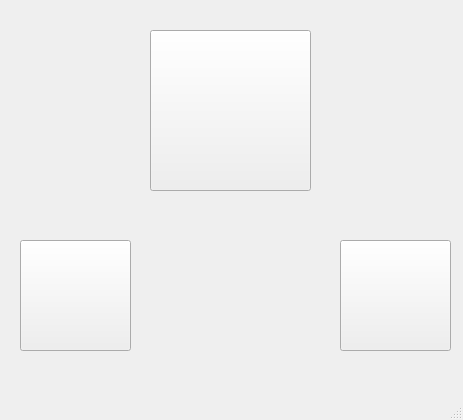
<?xml version="1.0" encoding="UTF-8"?>
<ui version="4.0">
 <class>MainWindow_GIRIS</class>
 <widget class="QMainWindow" name="MainWindow_GIRIS">
  <property name="geometry">
   <rect>
    <x>0</x>
    <y>0</y>
    <width>463</width>
    <height>420</height>
   </rect>
  </property>
  <property name="windowTitle">
   <string>BİRİM DÖNÜŞTÜRÜCÜ</string>
  </property>
  <widget class="QWidget" name="centralwidget">
   <widget class="QPushButton" name="pushButton_GIRISS">
    <property name="geometry">
     <rect>
      <x>150</x>
      <y>30</y>
      <width>161</width>
      <height>161</height>
     </rect>
    </property>
    <property name="text">
     <string/>
    </property>
    <property name="icon">
     <iconset>
      <normaloff>../preview.png</normaloff>../preview.png</iconset>
    </property>
    <property name="iconSize">
     <size>
      <width>200</width>
      <height>200</height>
     </size>
    </property>
   </widget>
   <widget class="QPushButton" name="pushButton_CIKIS">
    <property name="geometry">
     <rect>
      <x>20</x>
      <y>240</y>
      <width>111</width>
      <height>111</height>
     </rect>
    </property>
    <property name="text">
     <string/>
    </property>
    <property name="icon">
     <iconset>
      <normaloff>../png-transparent-emergency-exit-output-device-computer-icons-business-end-angle-image-file-formats-company.png</normaloff>../png-transparent-emergency-exit-output-device-computer-icons-business-end-angle-image-file-formats-company.png</iconset>
    </property>
    <property name="iconSize">
     <size>
      <width>105</width>
      <height>105</height>
     </size>
    </property>
   </widget>
   <widget class="QPushButton" name="pushButton_HAKKINDA">
    <property name="geometry">
     <rect>
      <x>340</x>
      <y>240</y>
      <width>111</width>
      <height>111</height>
     </rect>
    </property>
    <property name="text">
     <string/>
    </property>
    <property name="icon">
     <iconset>
      <normaloff>../png-transparent-computer-icons-information-about-icon-game-text-logo.png</normaloff>../png-transparent-computer-icons-information-about-icon-game-text-logo.png</iconset>
    </property>
    <property name="iconSize">
     <size>
      <width>105</width>
      <height>105</height>
     </size>
    </property>
    <property name="checkable">
     <bool>false</bool>
    </property>
   </widget>
  </widget>
  <widget class="QMenuBar" name="menubar">
   <property name="geometry">
    <rect>
     <x>0</x>
     <y>0</y>
     <width>463</width>
     <height>26</height>
    </rect>
   </property>
  </widget>
  <widget class="QStatusBar" name="statusbar"/>
 </widget>
 <resources/>
 <connections/>
</ui>
